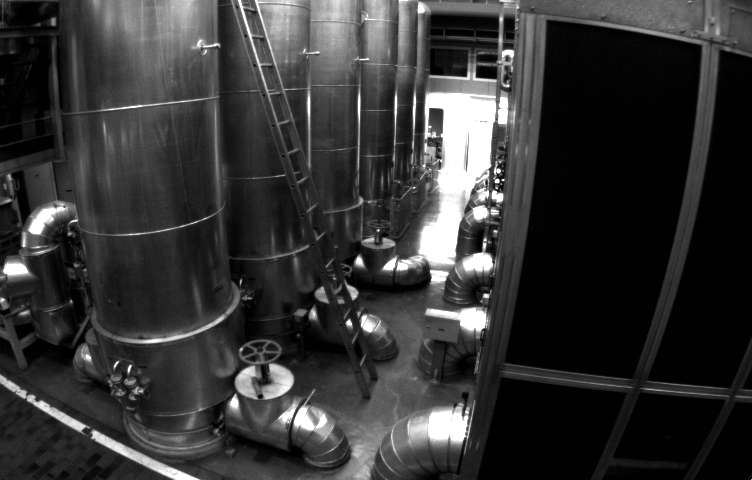
//> input picture nicolas/ch5/imageBasics/src/images/distorted.png, 752 x 480 px
$ ./retained_undistort_image   (built with g++ and OpenCV 4)
//> lines starting //> are read from the running program, lines starting //| are printed output that depends on the picture
/*
 * Description: Produce undistorted image from raw image captured from the camera.
 * Input:
 *			    |fx 0  cx|
 *			K = |0  fy cy|
 *				|0  0   1|
 *
 *		dist_coef = |k1, k2, p1, p2|
 * Option#0 - Using cv::getOptimalNewCameraMatrix and cv::initUndistortRectifyMap, which automatically
 *			produce the undistorted image for us.
 * Option#1 - Perform the reverse distortion in which an undistorted image is created by interpolating
 *			the pixel values from the distorted (input/raw) image using cv::remap.
 *
 */

#include <string>
#include <iostream>
#include <cstdlib>

#include <opencv2/opencv.hpp>

// Image to perform undistort
std::string image_filepath = "../../imageBasics/src/images/distorted.png";

// Compute the image size of the undistorted image
void computeUndistortedBoundary(/*in*/cv::Size &image_size,
								/*in*/cv::Mat &K,
								/*in*/cv::Mat &distortionCoef,
								/*out*/cv::Mat &undistortedCorners,
								/*out*/double &dminx,
								/*out*/double &dminy,
								/*out*/double &dmaxx,
								/*out*/double &dmaxy);


// Produce distorted point (out_x, out_y) from undistort (in_x, in_y) point
void distortPoint(	cv::Mat &K, cv::Mat &distortionCoef,
					double in_x, double in_y,
					/*out*/double &out_x, /*out*/double &out_y);

/* ====== */
/*  Main  */
/* ====== */
int main(int argc, char *argv[])
{
	// [12 lines of commented-out code are left out]
	double k1 = -0.28340811, k2 = 0.07395907, p1 = 0.00019359, p2 = 1.76187114e-05;

	// Camera intrinsics
	double fx = 458.654, fy = 457.296, cx = 367.215, cy = 248.375;

	// 1. Construct the K matrix and distortion matrix
	cv::Mat K = (cv::Mat_<double>(3,3) <<	fx, 0.0, cx,
											0.0, fy, cy,
											0.0, 0.0, 1.0);
	cv::Mat distortionCoef = (cv::Mat_<double>(1,4) << k1, k2, p1, p2);

	// 2. Read-in the input image
	cv::Mat distorted_image = cv::imread(image_filepath, cv::IMREAD_COLOR);
//> distorted_image is the input picture: 480 rows x 752 cols, CV_8UC3; min 1, max 255, mean 52.6
	if (distorted_image.data == NULL)
	{
		std::cout << "Failed to read the image: " << image_filepath << ", terminating..." << std::endl;
		return -1;
	}
	cv::Size image_size = distorted_image.size();
//> image_size = Size(752, 480)

	cv::imshow("distorted_image", distorted_image);

	// 3. Compute the new image size of the undistorted image
	//		Compute the (min_x, min_y) and (max_x, max_y) of the undistorted image from the 4 boundary points.
	cv::Mat undistortedCorners;
	double dminx, dminy, dmaxx, dmaxy;
	computeUndistortedBoundary(image_size, K, distortionCoef,
				/*out*/undistortedCorners, dminx, dminy, dmaxx, dmaxy);
//> dminx = -135.8; dminy = -92.86; dmaxx = 894.1; dmaxy = 564.1
	int new_image_width = int(dmaxx+0.5) - int(dminx-0.5);
//> new_image_width = 1030
	int new_image_height = int(dmaxy+0.5) - int(dminy-0.5);
//> new_image_height = 657
	cv::Size new_image_size = cv::Size(new_image_width, new_image_height);  // for undistorted_image
//> new_image_size = Size(1030, 657)

	// ------- OPTION#0 --------
	{
		// 4. Use the OpenCV's functions to compute undistorted image
		// 4.1 Get the new K matrix with 0 distortion
		cv::Mat new_K = cv::getOptimalNewCameraMatrix(K, distortionCoef, image_size, /*alpha*/1, new_image_size);
		// 4.2 Compute the undistortion and rectification transformation map
		cv::Mat map_x, map_y;
		cv::initUndistortRectifyMap(K, distortionCoef, cv::Mat(), new_K, new_image_size, CV_32FC1, map_x, map_y);
		cv::Mat undistorted_image_out1;  // output undistorted image
		cv::remap(/*in*/distorted_image, /*out*/undistorted_image_out1, map_x, map_y, cv::INTER_LINEAR, cv::BORDER_TRANSPARENT);
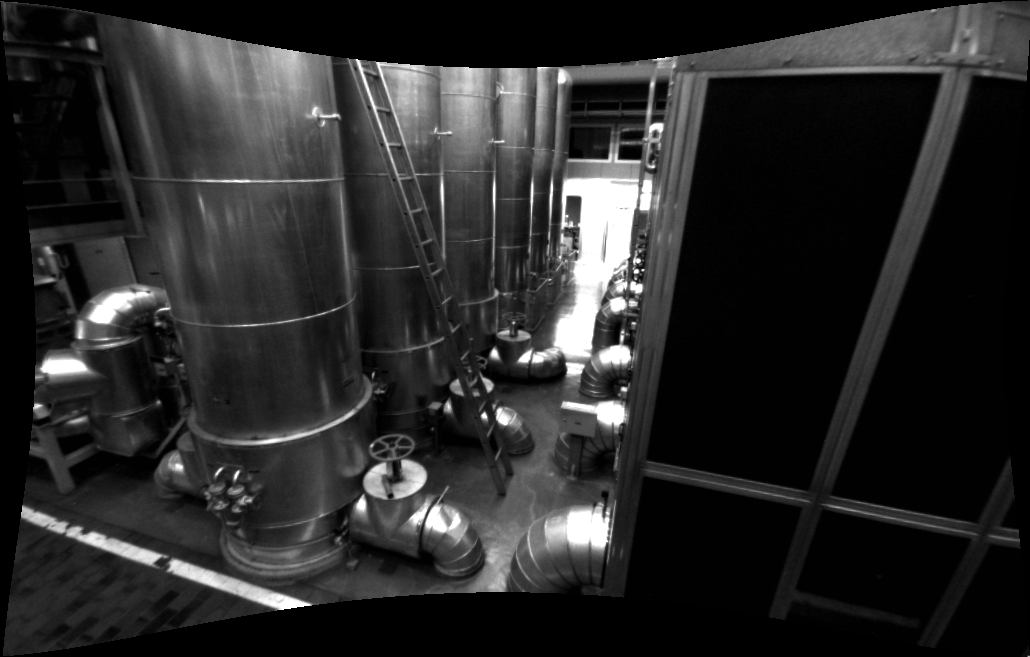
//> undistorted_image_out1: 657 rows x 1030 cols, CV_8UC3; min 0, max 255, mean 40.7
		cv::imwrite("undistorted_out1.jpg", undistorted_image_out1);

		cv::imshow("undistorted_out1", undistorted_image_out1);

	}

	// ------- OPTION#1 --------
	{
		// 5. Perform the reverse distortion and create the undistorted image using cv::remap
		// 5.1 Initialise the map matrices
		cv::Mat map_x(new_image_height, new_image_width, CV_32F);
		cv::Mat map_y(new_image_height, new_image_width, CV_32F);
		// 5.2 Construct the corresponding maps between undistort and distort point
		for (int y = 0; y < new_image_size.height; y++)
		{
			for (int x = 0; x < new_image_width; x++)
			{
				// Coordinates of undistorted points
				double v = dminy + y;
				double u = dminx + x;

				// Compute the distorted point
				double distortedx, distortedy;
				distortPoint(K, distortionCoef, u, v, distortedx, distortedy);

				// Construct map_x, map_y
				map_x.at<float>(y,x) = (float)distortedx;
				map_y.at<float>(y,x) = (float)distortedy;
			}
		}
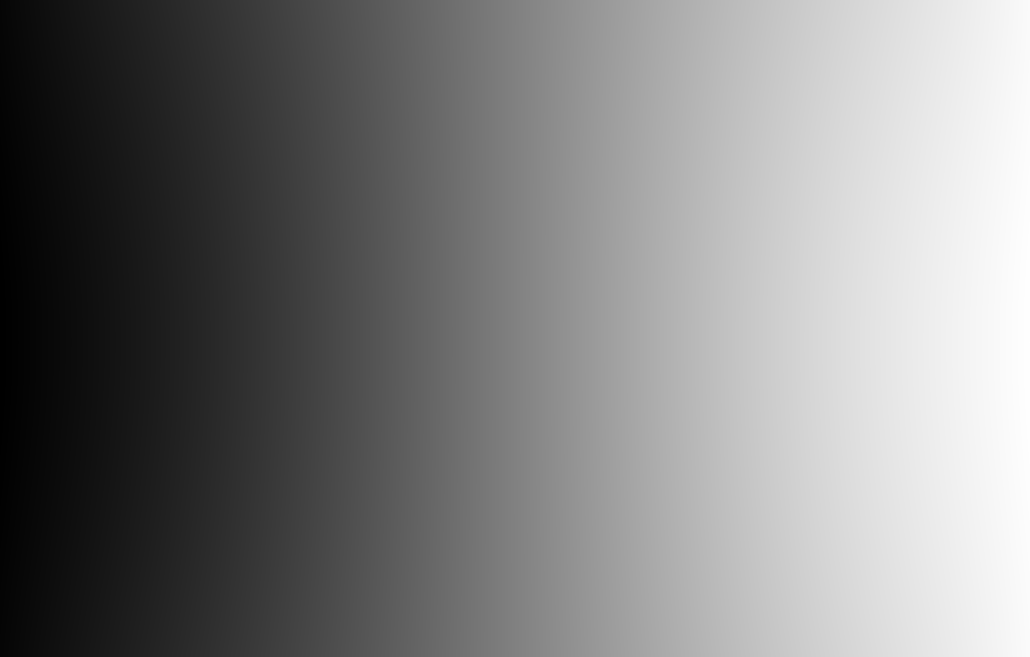
//> map_x: 657 rows x 1030 cols, CV_32FC1; min -18.12, max 764.5, mean 375.8; drawn with min black and max white
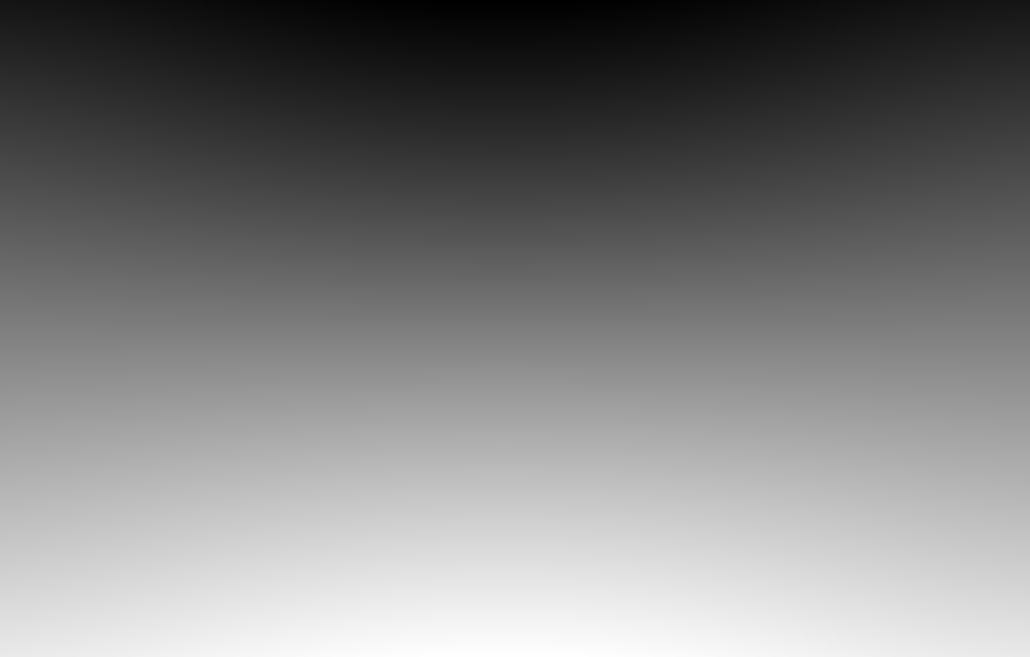
//> map_y: 657 rows x 1030 cols, CV_32FC1; min -46.69, max 526.2, mean 237.7; drawn with min black and max white
		// 5.3 Construct the undistorted image
		cv::Mat undistorted_image_out2;  // output undistorted image
		cv::remap(/*in*/distorted_image, /*out*/undistorted_image_out2, map_x, map_y, cv::INTER_LINEAR, cv::BORDER_TRANSPARENT);
		cv::imwrite("undistorted_out2.jpg", undistorted_image_out2);

		cv::imshow("undistorted_out2", undistorted_image_out2);

	}

    std::cout << "\nPress 'ESC' to exit the program..." << std::endl;
	cv::waitKey(0);

	std::cout << "Done." << std::endl;

	return 0;
}

/* =========== */
/*  Functions  */
/* =========== */
// Compute the image size of the undistorted image
void computeUndistortedBoundary(/*in*/cv::Size &image_size,
								/*in*/cv::Mat &K,
								/*in*/cv::Mat &distortionCoef,
								/*out*/cv::Mat &undistortedCorners,
								/*out*/double &dminx,
								/*out*/double &dminy,
								/*out*/double &dmaxx,
								/*out*/double &dmaxy)
{
	#define LARGE_IMAGE_COORD_D	(999999999.0)

	// Define the 4 image corners (original);
	cv::Mat distortedCorners(4, 1, CV_64FC2);
	distortedCorners.at<cv::Vec2d>(0,0)[0] = 0;						// Top-left
	distortedCorners.at<cv::Vec2d>(0,0)[1] = 0;
	distortedCorners.at<cv::Vec2d>(1,0)[0] = image_size.width-1;	// Top-right
	distortedCorners.at<cv::Vec2d>(1,0)[1] = 0;
	distortedCorners.at<cv::Vec2d>(2,0)[0] = image_size.width-1;	// Bottom-right
	distortedCorners.at<cv::Vec2d>(2,0)[1] = image_size.height-1;
	distortedCorners.at<cv::Vec2d>(3,0)[0] = 0;						// Bottom-left
	distortedCorners.at<cv::Vec2d>(3,0)[1] = image_size.height-1;

	// Undistorted the image corners
	cv::undistortPoints(distortedCorners, undistortedCorners, K, distortionCoef);

	// Compute the extreme corners
	dminx = LARGE_IMAGE_COORD_D;	dmaxx = -LARGE_IMAGE_COORD_D;
	dminy = LARGE_IMAGE_COORD_D;	dmaxy = -LARGE_IMAGE_COORD_D;

	for (int cor = 0; cor < 4; cor++)
	{
		// Un-normalized point coordinates
		double normalized_x, normalized_y, non_normalized_x, non_normalized_y;
		normalized_x = undistortedCorners.at<cv::Vec2d>(cor,0)[0];
		normalized_y = undistortedCorners.at<cv::Vec2d>(cor,0)[1];
		non_normalized_x = normalized_x * K.at<double>(0, 0) + K.at<double>(0, 2);
		non_normalized_y = normalized_y * K.at<double>(1, 1) + K.at<double>(1, 2);

		// Assign the undistorted corners the non-normalized values
		undistortedCorners.at<cv::Vec2d>(cor,0)[0] = non_normalized_x;
		undistortedCorners.at<cv::Vec2d>(cor,0)[1] = non_normalized_y;

		// Determine the two extreme points as the top left and bottom right corners
		if (non_normalized_x < dminx)
			dminx = non_normalized_x;
		if (non_normalized_y < dminy)
			dminy = non_normalized_y;
		if (non_normalized_x > dmaxx)
			dmaxx = non_normalized_x;
		if (non_normalized_y > dmaxy)
			dmaxy = non_normalized_y;
	}
}

// Produce distorted point (out_x, out_y) from undistort (in_x, in_y) point
void distortPoint(cv::Mat &K, cv::Mat &distortionCoef,
				double in_x, double in_y,
				/*out*/double &out_x, /*out*/double &out_y)
{
	// Camera parameters and distortion coefficients
	double fx = K.at<double>(0, 0);
	double fy = K.at<double>(1, 1);
	double cx = K.at<double>(0, 2);
	double cy = K.at<double>(1, 2);
	double k1 = distortionCoef.at<double>(0, 0);
	double k2 = distortionCoef.at<double>(0, 1);
	double p1 = distortionCoef.at<double>(0, 2);
	double p2 = distortionCoef.at<double>(0, 3);

	// Compute distorted points
	double x = (in_x - cx)/fx;
	double y = (in_y - cy)/fy;
	double r2 = x*x + y*y;
	double kcoef = 1 + k1*r2 + k2*r2*r2;
	double x_ = x*kcoef + 2*p1*x*y + p2*(r2 + 2*x*x);
	double y_ = y*kcoef + p1*(r2 + 2*y*y) + 2*p2*x*y;
	out_x = x_*fx + cx;
	out_y = y_*fy + cy;
}

$ run again, with nicolas/ch5/imageBasics/src/images/dog.jpg saved as nicolas/ch5/imageBasics/src/images/distorted.png
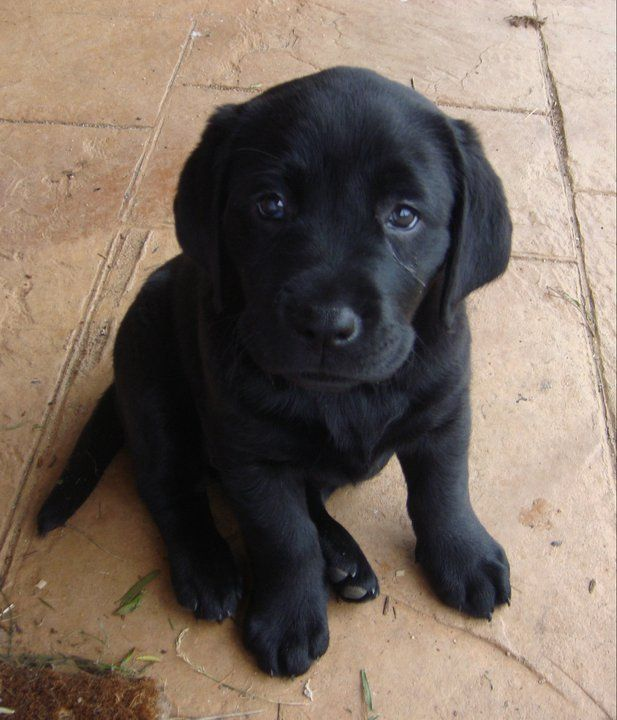
//> input picture nicolas/ch5/imageBasics/src/images/dog.jpg, 617 x 720 px
//> distorted_image is the input picture: 720 rows x 617 cols, CV_8UC3; mean B, G, R 96.9, 107.8, 121.9
//> `cv::remap(/*in*/distorted_image, /*out*/undistorted_image_out1, map_x,..`:
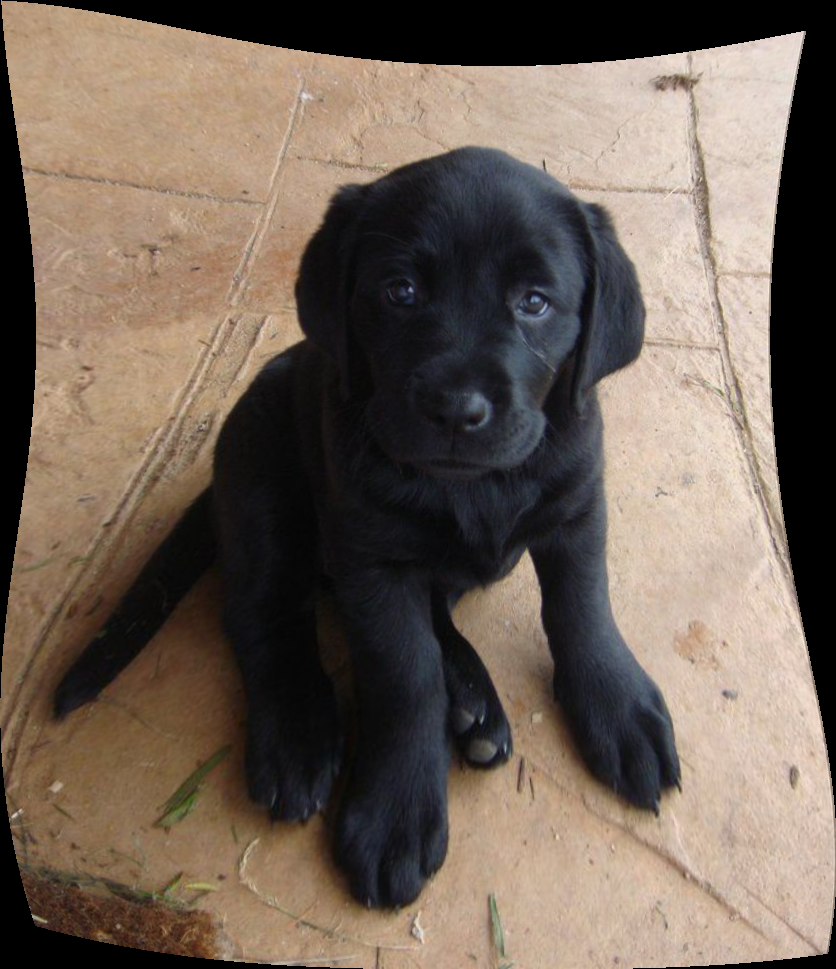
//> undistorted_image_out1: 969 rows x 836 cols, CV_8UC3; mean B, G, R 87.4, 98.7, 112.6
//> `cv::remap(/*in*/distorted_image, /*out*/undistorted_image_out2, map_x,..`:
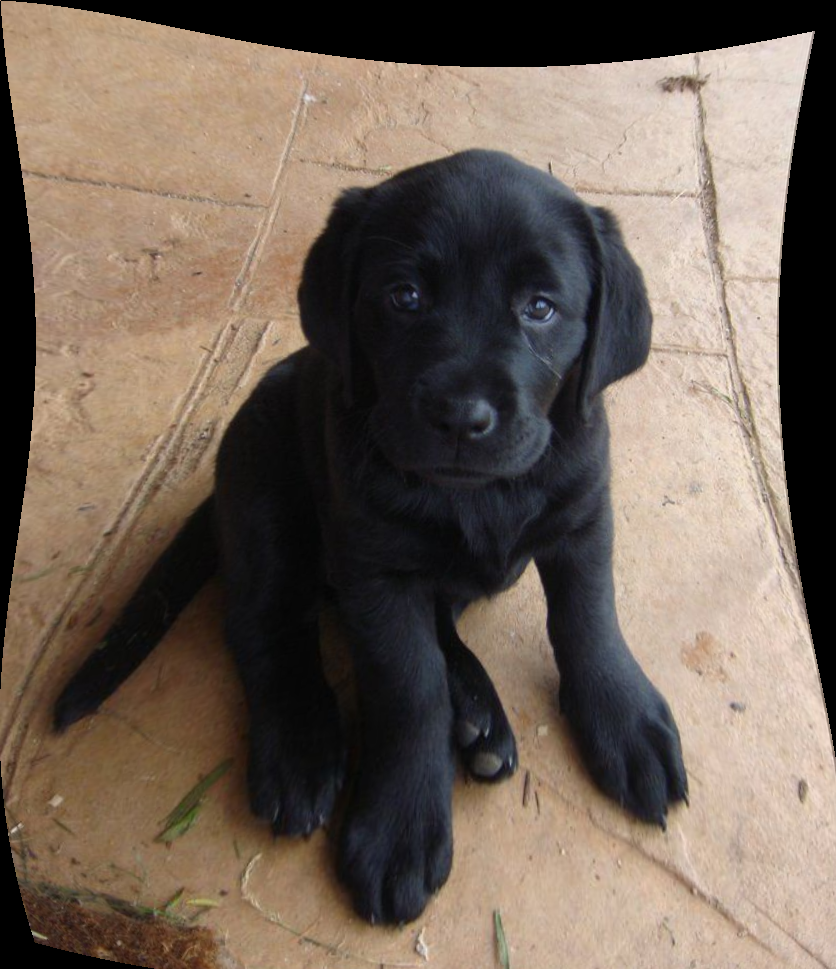
//> undistorted_image_out2: 969 rows x 836 cols, CV_8UC3; mean B, G, R 88.1, 99.5, 113.6
